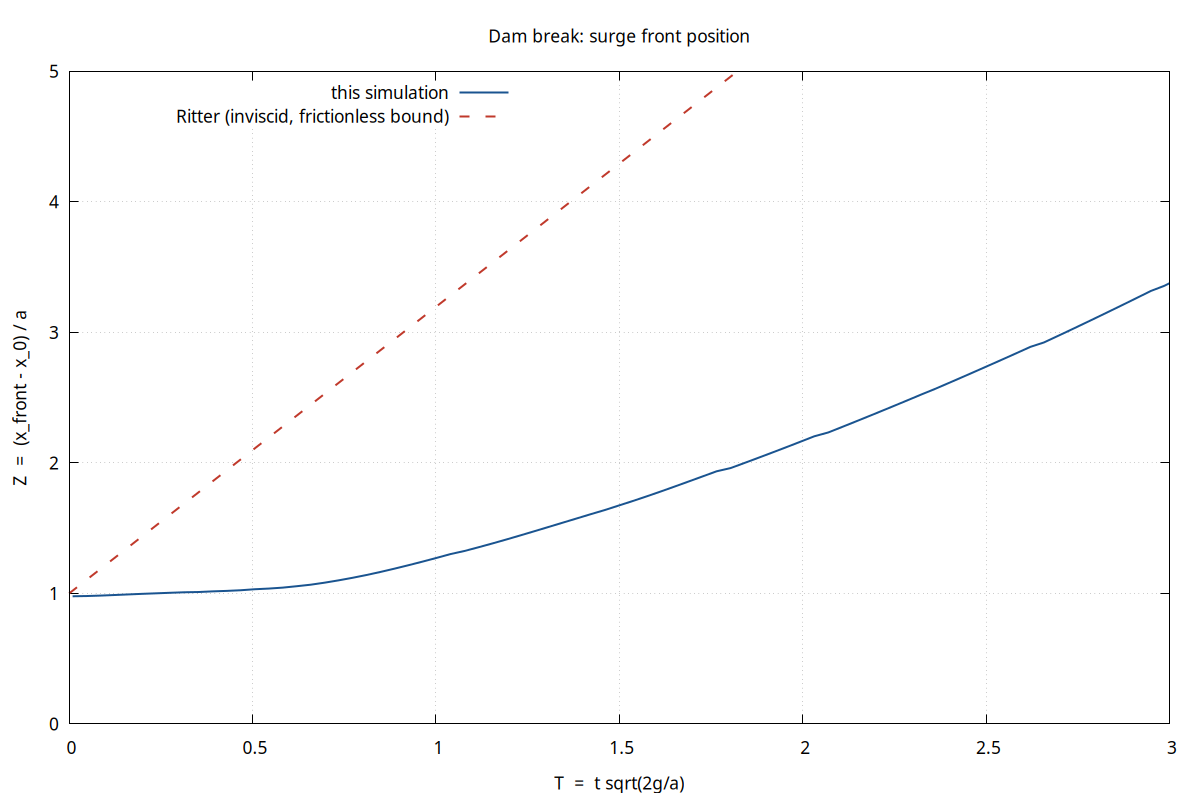

Generate this figure with gnuplot:
# Dam break surge front, dimensionless.
#   gnuplot dam_break.plt                      - interactive
#   gnuplot -e "out='dam_break.png'" dam_break.plt  - write a PNG
# Plots the archived cohesion-50 run (dam_break_coh50_run1.csv).
#
# Columns: 1=sim_time  2=front_x  3=Z  4=T
#   Z = (x_front - x_0)/a     front position in column widths
#   T = t*sqrt(2g/a)          time scaled by the column's free-fall time
set datafile separator ','

if (exists("out")) {
    set terminal pngcairo noenhanced size 1200,800 font 'sans,13'
    set output out
}

# Keep in sync with defs.hpp
# NOTE: not DAM_ASPECT (2.5) - create_column clamps rows to fit the domain,
# so the column that actually spawned is 46 x 111 -> n = 117.0/48.49 = 2.41.
# Using the requested aspect instead of the realised one biases Ritter by 4%.
n = 2.41

set xlabel 'T  =  t sqrt(2g/a)'
set ylabel 'Z  =  (x_front - x_0) / a'
set key left top
set grid
set xrange [0:3]
set yrange [0:5]
set title 'Dam break: surge front position'

# Ritter (1892) shallow-water dam break: the front of an inviscid column of
# height h0 = n*a advances at 2*sqrt(g*h0), which in these variables is the
# straight line Z = sqrt(2n)*T. It is the frictionless upper bound - a real
# column (and this simulation) should run BELOW it, because bed friction and
# the finite reservoir both retard the front. If your curve sits above this
# line, the front criterion is picking up spray rather than the bulk.
# The +1 matters: Z is measured from the LEFT WALL, so at t=0 the front sits at
# the column's right face, Z=1. Ritter gives the displacement from the dam, not
# the absolute position - forgetting the offset shifts the whole curve down by
# one column width and makes the simulation look like it outruns theory.
ritter(T) = 1.0 + sqrt(2.0*n)*T

# ---------------------------------------------------------------------------
# TO ADD: the experimental reference. Martin & Moyce (1952) tabulate front
# position vs time for the planar case; Koshizuka & Oka (1996) give a second
# dataset. Digitise the curve for YOUR aspect ratio into martin_moyce.csv as
# two columns (T,Z), then uncomment the third plot line below. Do not compare
# against a curve for a different n - the aspect ratio changes the answer.
# ---------------------------------------------------------------------------

plot 'dam_break_coh50_run1.csv' skip 1 using 4:3 with lines lw 2 lc rgb '#1a5490' title 'this simulation', \
     ritter(x) with lines dt 2 lw 2 lc rgb '#c0392b' title 'Ritter (inviscid, frictionless bound)'
#    'martin_moyce.csv' using 1:2 with points pt 7 ps 1.2 lc rgb '#000000' title 'Martin & Moyce (1952)'

if (!exists("out")) { pause -1 }
